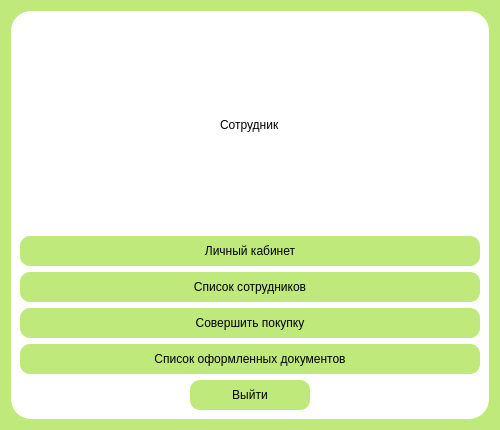
<?xml version="1.0" encoding="UTF-8"?>
<ui version="4.0">
 <class>HomeWindowEmployee</class>
 <widget class="QWidget" name="HomeWindowEmployee">
  <property name="geometry">
   <rect>
    <x>0</x>
    <y>0</y>
    <width>500</width>
    <height>430</height>
   </rect>
  </property>
  <property name="minimumSize">
   <size>
    <width>500</width>
    <height>373</height>
   </size>
  </property>
  <property name="maximumSize">
   <size>
    <width>16777215</width>
    <height>16777215</height>
   </size>
  </property>
  <property name="windowTitle">
   <string>Dialog</string>
  </property>
  <property name="styleSheet">
   <string notr="true">background-color: rgb(191, 233, 123);</string>
  </property>
  <layout class="QGridLayout" name="gridLayout">
   <item row="0" column="0">
    <widget class="QWidget" name="widget" native="true">
     <property name="styleSheet">
      <string notr="true">background-color: rgb(255, 255, 255);
border-radius: 20px;</string>
     </property>
     <layout class="QVBoxLayout" name="verticalLayout_4">
      <item>
       <layout class="QHBoxLayout" name="horizontalLayout">
        <item>
         <spacer name="horizontalSpacer">
          <property name="orientation">
           <enum>Qt::Horizontal</enum>
          </property>
          <property name="sizeHint" stdset="0">
           <size>
            <width>40</width>
            <height>20</height>
           </size>
          </property>
         </spacer>
        </item>
        <item>
         <widget class="QLabel" name="label">
          <property name="text">
           <string>Сотрудник</string>
          </property>
         </widget>
        </item>
        <item>
         <spacer name="horizontalSpacer_2">
          <property name="orientation">
           <enum>Qt::Horizontal</enum>
          </property>
          <property name="sizeHint" stdset="0">
           <size>
            <width>40</width>
            <height>20</height>
           </size>
          </property>
         </spacer>
        </item>
       </layout>
      </item>
      <item>
       <layout class="QVBoxLayout" name="verticalLayout">
        <item>
         <widget class="QPushButton" name="person_account_emp">
          <property name="styleSheet">
           <string notr="true">QPushButton {
color: black;
background-color: rgb(191, 233, 123);
border-radius: 10px;
width: 120px;
height: 30px;
} 
QPushButton:hover{
background-color: rgba(191, 233,140);
}

QPushButton:pressed{
background-color: rgba(191, 233,180);
}</string>
          </property>
          <property name="text">
           <string>Личный кабинет</string>
          </property>
         </widget>
        </item>
        <item>
         <widget class="QPushButton" name="persons_emp">
          <property name="maximumSize">
           <size>
            <width>16777215</width>
            <height>16777215</height>
           </size>
          </property>
          <property name="styleSheet">
           <string notr="true">QPushButton {
color: black;
background-color: rgb(191, 233, 123);
border-radius: 10px;
width: 120px;
height: 30px;
} 
QPushButton:hover{
background-color: rgba(191, 233,140);
}

QPushButton:pressed{
background-color: rgba(191, 233,180);
}</string>
          </property>
          <property name="text">
           <string>Список сотрудников</string>
          </property>
          <property name="autoDefault">
           <bool>false</bool>
          </property>
         </widget>
        </item>
        <item>
         <widget class="QPushButton" name="buy_emp">
          <property name="maximumSize">
           <size>
            <width>16777215</width>
            <height>16777215</height>
           </size>
          </property>
          <property name="styleSheet">
           <string notr="true">QPushButton {
color: black;
background-color: rgb(191, 233, 123);
border-radius: 10px;
width: 120px;
height: 30px;
} 
QPushButton:hover{
background-color: rgba(191, 233,140);
}

QPushButton:pressed{
background-color: rgba(191, 233,180);
}
</string>
          </property>
          <property name="text">
           <string>Совершить покупку</string>
          </property>
          <property name="autoDefault">
           <bool>false</bool>
          </property>
         </widget>
        </item>
        <item>
         <widget class="QPushButton" name="history_emp">
          <property name="styleSheet">
           <string notr="true">QPushButton {
color: black;
background-color: rgb(191, 233, 123);
border-radius: 10px;
width: 120px;
height: 30px;
} 
QPushButton:hover{
background-color: rgba(191, 233,140);
}

QPushButton:pressed{
background-color: rgba(191, 233,180);
}</string>
          </property>
          <property name="text">
           <string>Список оформленных документов</string>
          </property>
         </widget>
        </item>
       </layout>
      </item>
      <item>
       <layout class="QHBoxLayout" name="horizontalLayout_2">
        <item>
         <spacer name="horizontalSpacer_3">
          <property name="orientation">
           <enum>Qt::Horizontal</enum>
          </property>
          <property name="sizeHint" stdset="0">
           <size>
            <width>40</width>
            <height>20</height>
           </size>
          </property>
         </spacer>
        </item>
        <item>
         <widget class="QPushButton" name="return_emp">
          <property name="styleSheet">
           <string notr="true">QPushButton {
color: black;
background-color: rgb(191, 233, 123);
border-radius: 10px;
width: 120px;
height: 30px;
} 
QPushButton:hover{
background-color: rgba(191, 233,140);
}

QPushButton:pressed{
background-color: rgba(191, 233,180);
}
</string>
          </property>
          <property name="text">
           <string>Выйти</string>
          </property>
         </widget>
        </item>
        <item>
         <spacer name="horizontalSpacer_4">
          <property name="orientation">
           <enum>Qt::Horizontal</enum>
          </property>
          <property name="sizeHint" stdset="0">
           <size>
            <width>40</width>
            <height>20</height>
           </size>
          </property>
         </spacer>
        </item>
       </layout>
      </item>
     </layout>
    </widget>
   </item>
  </layout>
 </widget>
 <resources/>
 <connections/>
</ui>
